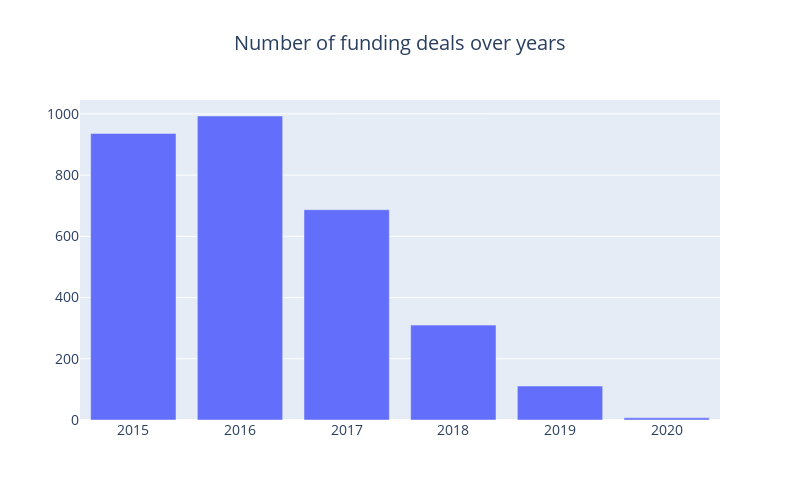

The cell this chart's notebook holds for it:
### Code cell
# Getting the number of fundings according to year
cnt_srs = df["year"].value_counts()
# sorting the years in ascending order
cnt_srs = cnt_srs.sort_index()
# setting uo the bar graph
trace = go.Bar(
    x=cnt_srs.index,
    y=cnt_srs.values,
    
)
# setting the layout
layout = go.Layout(
    title=go.layout.Title(
        text="Number of funding deals over years",
        x=0.5
    ),
    font=dict(size=14),
    width=800,
    height=500,
)

data = [trace]
fig = go.Figure(data=data, layout=layout)
py.iplot(fig, filename="funding")

### Figure 1 — Plotly figure (JSON) as saved in the notebook; plotly's stock layout.template omitted (floating-point values rounded to 4 significant figures)
{"data": [{"type": "bar", "x": [2015, 2016, 2017, 2018, 2019, 2020], "y": [936, 993, 687, 310, 111, 7]}], "layout": {"font": {"size": 14}, "height": 500, "title": {"text": "Number of funding deals over years", "x": 0.5}, "width": 800}}
